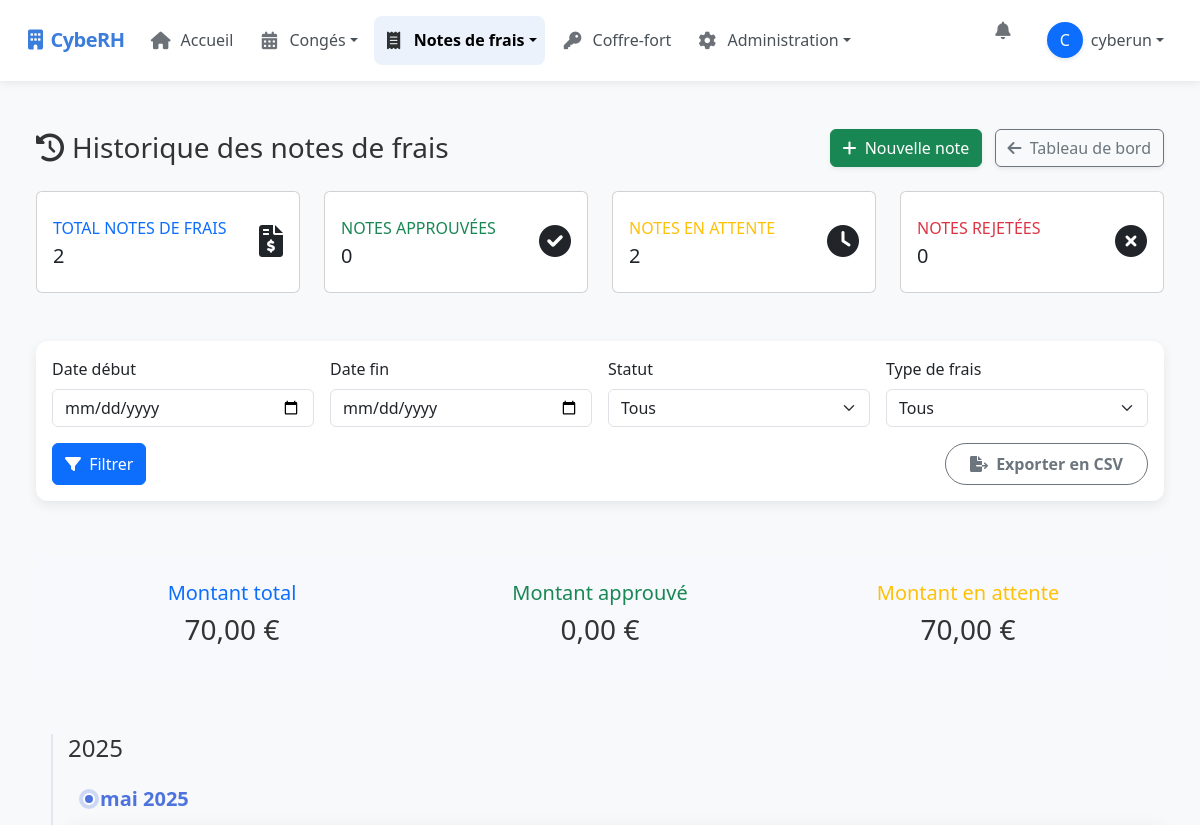
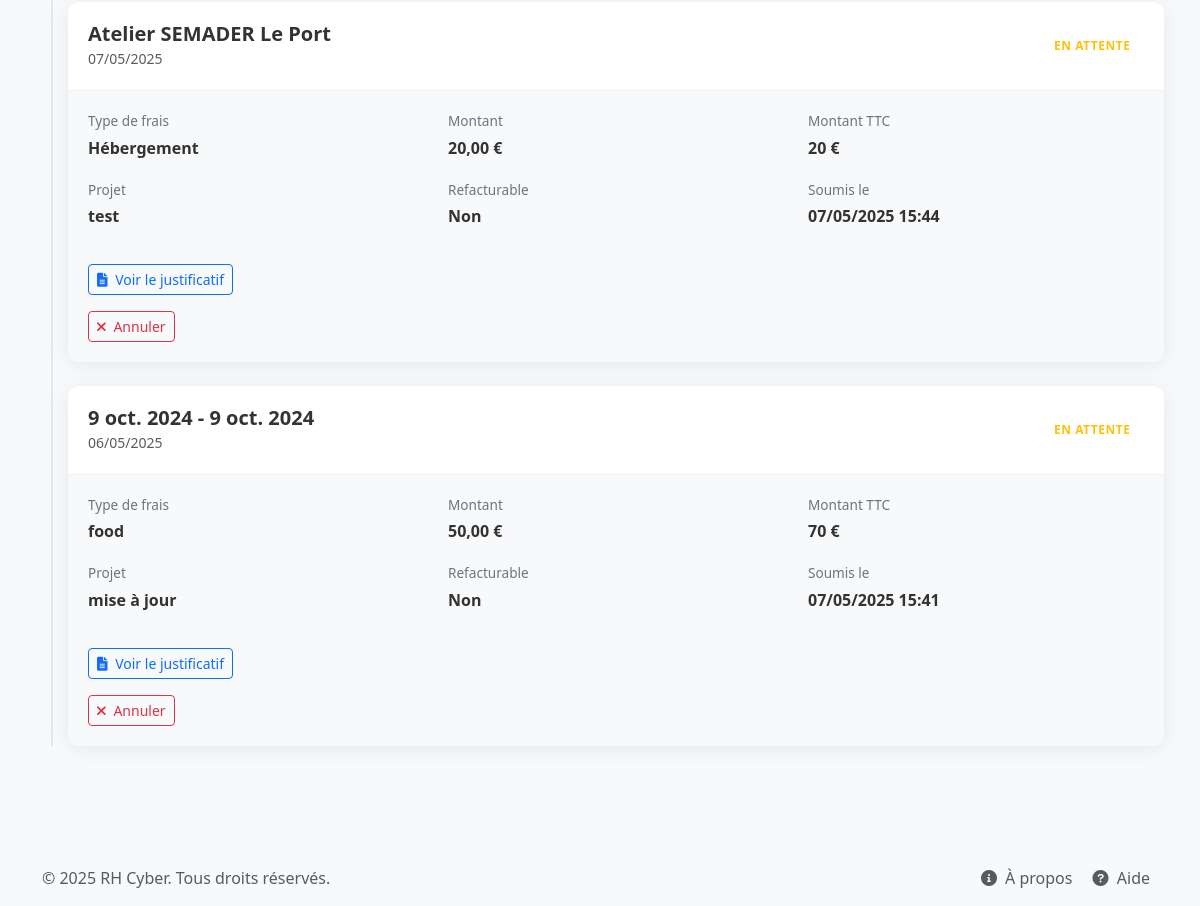
Page /expense-history/ (signed in) on the earlier database version (2 pictures, top to bottom).
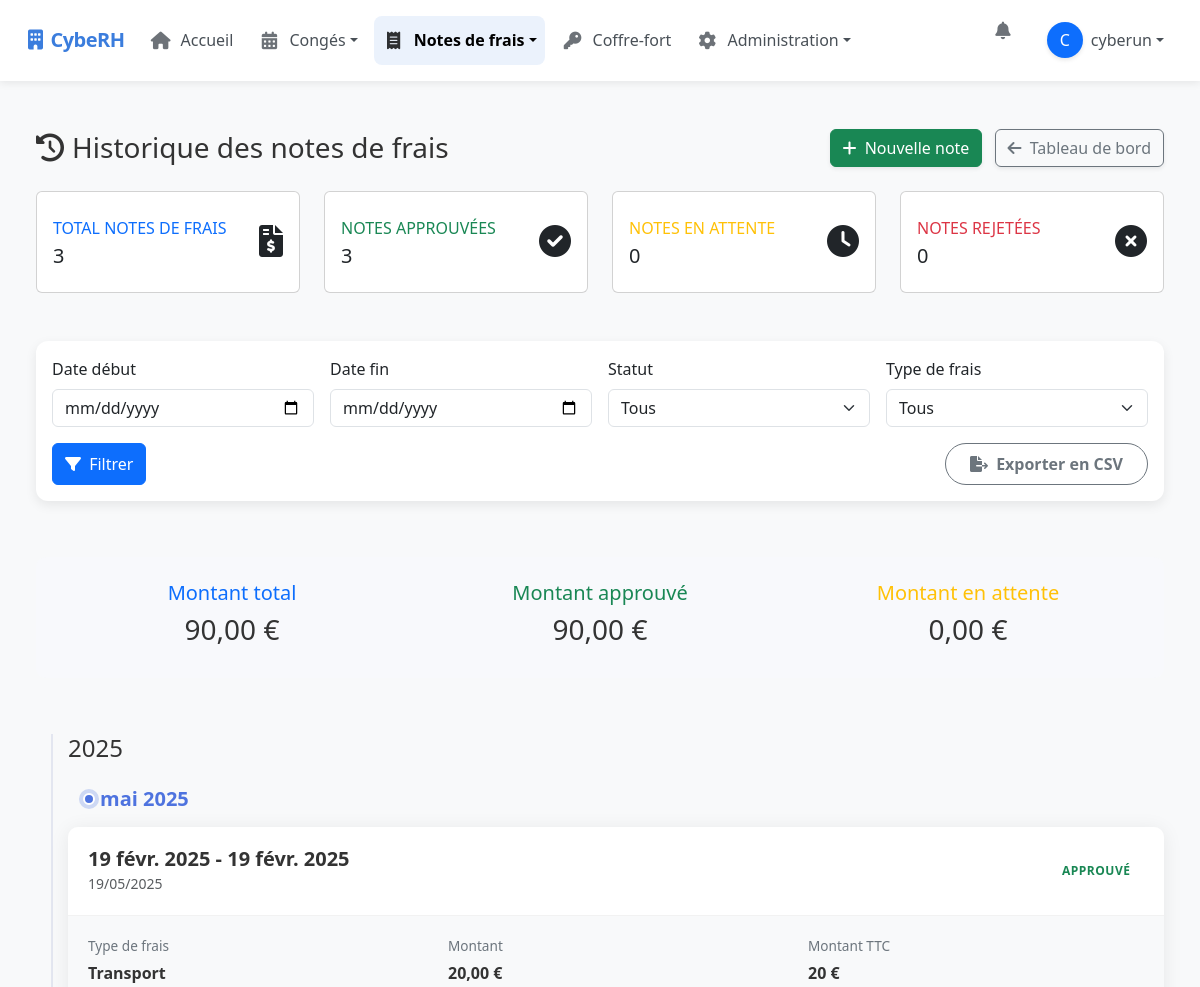
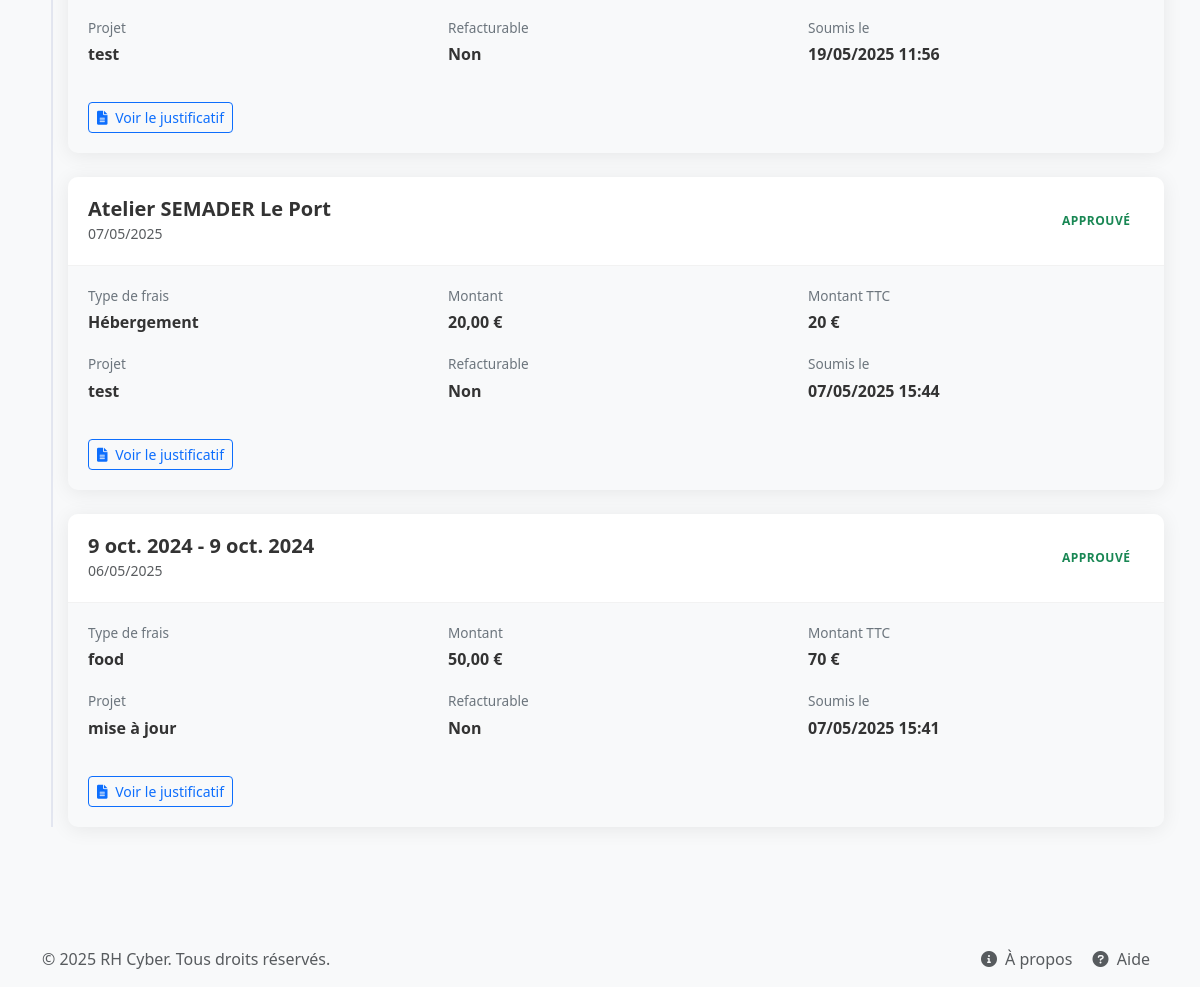
Same page on the later database version (2 pictures, top to bottom).
### rh_management/models.py (models this page shows, shortened)
class ExpenseReport(models.Model):
    STATUS_CHOICES = (
        ('pending', 'En attente'),
        ('approved', 'Approuvé'),
        ('rejected', 'Refusé')
    )
    EXPENSE_TYPE_CHOICES = (
        ('transport', 'Transport'),
        ('meal', 'Repas'),
        ('accommodation', 'Hébergement'),
        ('supplies', 'Fournitures'),
        ('communication', 'Communication'),
        ('representation', 'Frais de représentation'),
        ('other', 'Autre')
    )
    user = models.ForeignKey(User, on_delete=models.CASCADE, related_name='expense_reports')
    date = models.DateField()
    description = models.CharField(max_length=255)
    amount = models.DecimalField(max_digits=10, decimal_places=2)
    vat = models.DecimalField(max_digits=5, decimal_places=2, default=0)
    expense_type = models.CharField(max_length=20, choices=EXPENSE_TYPE_CHOICES, default='other')
    project = models.CharField(max_length=100, blank=True, null=True)  # Rendu optionnel
    location = models.CharField(max_length=100, blank=True, null=True)  # Rendu optionnel
    receipt = models.FileField(upload_to='expense_receipts/', blank=True, null=True)  # Pour le champ du formulaire
    attachment = models.FileField(upload_to='expense_attachments/', blank=True, null=True)  # Rendu optionnel
    status = models.CharField(max_length=10, choices=STATUS_CHOICES, default='pending')
    created_at = models.DateTimeField(auto_now_add=True)
    updated_at = models.DateTimeField(auto_now=True)
    refacturable = models.BooleanField(default=False)
    comment = models.TextField(blank=True, null=True)  # Pour les commentaires d'approbation/rejet
    class Meta:
        ordering = ['-created_at']

### rh_management/views/expense_views.py (the view)
# urls.py: path("expense-history/", expense_history, name="expense_history"),  # Historique des notes de frais
@login_required
def expense_history(request):
    status = request.GET.get('status', '')
    expense_type = request.GET.get('expense_type', '')
    start_date = request.GET.get('start_date', '')
    end_date = request.GET.get('end_date', '')
    sort_by = request.GET.get('sort_by', '-date')  # Par défaut, tri par date décroissante
    queryset = ExpenseReport.objects.filter(user=request.user)
    if status:
        queryset = queryset.filter(status=status)
    if expense_type:
        queryset = queryset.filter(expense_type=expense_type)
    if start_date:
        queryset = queryset.filter(date__gte=start_date)
    if end_date:
        queryset = queryset.filter(date__lte=end_date)
    queryset = queryset.order_by(sort_by)
    query_params = []
    if status:
        query_params.append(f'status={status}')
    if expense_type:
        query_params.append(f'expense_type={expense_type}')
    if start_date:
        query_params.append(f'start_date={start_date}')
    if end_date:
        query_params.append(f'end_date={end_date}')
    if sort_by != '-date':
        query_params.append(f'sort_by={sort_by}')
    query_string = '&'.join(query_params)
    stats = {
        'total_count': queryset.count(),
        'pending_count': queryset.filter(status='pending').count(),
        'approved_count': queryset.filter(status='approved').count(),
        'rejected_count': queryset.filter(status='rejected').count(),
        'total_amount': queryset.aggregate(Sum('amount'))['amount__sum'] or 0,
        'pending_amount': queryset.filter(status='pending').aggregate(Sum('amount'))['amount__sum'] or 0,
        'approved_amount': queryset.filter(status='approved').aggregate(Sum('amount'))['amount__sum'] or 0,
    }
    paginator = Paginator(queryset, 10)  # 10 items par page
    page_number = request.GET.get('page', 1)
    expenses = paginator.get_page(page_number)
    context = {
        'expenses': expenses,
        'stats': stats,
        'filters': {
            'status': status,
            'expense_type': expense_type,
            'start_date': start_date,
            'end_date': end_date,
            'sort_by': sort_by,
            'query_string': query_string
        }
    }
    return render(request, 'rh_management/expense_history.html', context)

### templates/rh_management/expense_history.html (shortened to what the changed rows need)
{% extends "base.html" %}
{% load custom_filters %}
{% block content %}
<div class="container-fluid py-4">
    <div class="d-sm-flex align-items-center justify-content-between mb-4">
        <h1 class="h3 mb-0 text-gray-800"><i class="fas fa-history me-2"></i>Historique des notes de frais</h1>
    </div>
    <div class="row mb-4">
        <div class="col-xl-3 col-md-6 mb-4">
            <div class="stats-card card border-left-primary h-100 py-2">
                <div class="card-body">
                    <div class="row no-gutters align-items-center">
                        <div class="col mr-2">
                            <div class="text-xs font-weight-bold text-primary text-uppercase mb-1">
                                Total notes de frais</div>
                            <div class="h5 mb-0 font-weight-bold text-gray-800">{{ stats.total_count }}</div>
                        </div>
                    </div>
                </div>
            </div>
        </div>
        <div class="col-xl-3 col-md-6 mb-4">
            <div class="stats-card card border-left-success h-100 py-2">
                <div class="card-body">
                    <div class="row no-gutters align-items-center">
                        <div class="col mr-2">
                            <div class="text-xs font-weight-bold text-success text-uppercase mb-1">
                                Notes approuvées</div>
                            <div class="h5 mb-0 font-weight-bold text-gray-800">{{ stats.approved_count }}</div>
                        </div>
                    </div>
                </div>
            </div>
        </div>
        <div class="col-xl-3 col-md-6 mb-4">
            <div class="stats-card card border-left-warning h-100 py-2">
                <div class="card-body">
                    <div class="row no-gutters align-items-center">
                        <div class="col mr-2">
                            <div class="text-xs font-weight-bold text-warning text-uppercase mb-1">
                                Notes en attente</div>
                            <div class="h5 mb-0 font-weight-bold text-gray-800">{{ stats.pending_count }}</div>
                        </div>
                    </div>
                </div>
            </div>
        </div>
    </div>
    <div class="row mb-4">
        <div class="col-md-12">
            <div class="stats-summary">
                <div class="row">
                    <div class="col-md-4 text-center">
                        <h5 class="text-primary">Montant total</h5>
                        <h3 class="font-weight-bold">{{ stats.total_amount|floatformat:2 }} €</h3>
                    </div>
                    <div class="col-md-4 text-center">
                        <h5 class="text-success">Montant approuvé</h5>
                        <h3 class="font-weight-bold">{{ stats.approved_amount|floatformat:2 }} €</h3>
                    </div>
                    <div class="col-md-4 text-center">
                        <h5 class="text-warning">Montant en attente</h5>
                        <h3 class="font-weight-bold">{{ stats.pending_amount|floatformat:2 }} €</h3>
                    </div>
                </div>
            </div>
        </div>
    </div>
    {% if expenses %}
    <div class="timeline-container">
        {% regroup expenses by date.year as expenses_by_year %}
        {% for year_group in expenses_by_year %}
            <h4 class="year-divider mb-4">{{ year_group.grouper }}</h4>
            {% regroup year_group.list by date|date:"F Y" as expenses_by_month %}
            {% for month_group in expenses_by_month %}
                <h5 class="month-divider mb-3">{{ month_group.grouper }}</h5>
                {% for expense in month_group.list %}
                <div class="expense-card">
                    <div class="card-header">
                        <div>
                            <h5 class="mb-0 fw-bold">{{ expense.description }}</h5>
                            <small class="text-muted">{{ expense.date|date:"d/m/Y" }}</small>
                        </div>
                        <span class="status-badge bg-{% if expense.status == 'pending' %}warning{% elif expense.status == 'approved' %}success{% elif expense.status == 'rejected' %}danger{% endif %}-light text-{% if expense.status == 'pending' %}warning{% elif expense.status == 'approved' %}success{% elif expense.status == 'rejected' %}danger{% endif %}">
                            {% if expense.status == 'pending' %}En attente
                            {% elif expense.status == 'approved' %}Approuvé
                            {% elif expense.status == 'rejected' %}Rejeté{% endif %}
                        </span>
                    </div>
                    <div class="card-body">
                        <div class="row">
                            <div class="col-md-4">
                                <div class="expense-details">
                                    <div class="detail-label">Type de frais</div>
                                    <div class="detail-value">{{ expense.get_expense_type_display }}</div>
                                </div>
                            </div>
                            <div class="col-md-4">
                                <div class="expense-details">
                                    <div class="detail-label">Montant</div>
                                    <div class="detail-value">{{ expense.amount }} €</div>
                                </div>
                            </div>
                            <div class="col-md-4">
                                <div class="expense-details">
                                    <div class="detail-label">Montant TTC</div>
                                    <div class="detail-value">{{ expense.amount|add:expense.vat }} €</div>
                                </div>
                            </div>
                        </div>
                        <div class="row">
                            <div class="col-md-4">
                                <div class="expense-details">
                                    <div class="detail-label">Projet</div>
                                    <div class="detail-value">{{ expense.project|default:"Non spécifié" }}</div>
                                </div>
                            </div>
                            <div class="col-md-4">
                                <div class="expense-details">
                                    <div class="detail-label">Refacturable</div>
                                    <div class="detail-value">{% if expense.refacturable %}Oui{% else %}Non{% endif %}</div>
                                </div>
                            </div>
                            <div class="col-md-4">
                                <div class="expense-details">
                                    <div class="detail-label">Soumis le</div>
                                    <div class="detail-value">{{ expense.created_at|date:"d/m/Y H:i" }}</div>
                                </div>
                            </div>
                        </div>
                        {% if expense.receipt %}
                        <div class="mt-3">
                            <a href="{{ expense.receipt.url }}" class="btn btn-sm btn-outline-primary" target="_blank">
                                <i class="fas fa-file-alt me-1"></i> Voir le justificatif
                            </a>
                        </div>
                        {% endif %}
                        {% if expense.status == 'pending' %}
                        <div class="mt-3 d-flex gap-2">
                            <a href="{% url 'cancel_expense' expense.id %}" class="btn btn-sm btn-outline-danger" onclick="return confirm('Êtes-vous sûr de vouloir annuler cette note de frais?');">
                                <i class="fas fa-times me-1"></i> Annuler
                            </a>
                        </div>
                        {% endif %}
                    </div>
                </div>
                {% endfor %}
            {% endfor %}
        {% endfor %}
    </div>
    {% endif %}
</div>
{% endblock %}

Differences in the rows shown:
added ExpenseReport: description "19 févr. 2025 - 19 févr. 2025", date "19/05/2025", status "APPROUVÉ", expense_type "Transport", amount "20,00", amount|add "20", project "test", refacturable "Non", created_at "19/05/2025 11:56"
changed ExpenseReport "Atelier SEMADER Le Port": status "pending" → "approved" (drawn)
changed ExpenseReport "9 oct. 2024 - 9 oct. 2024": status "pending" → "approved" (drawn)
Other differences:
{{ stats.total_count }}: "2" → "3"
{{ stats.approved_count }}: "0" → "3"
{{ stats.pending_count }}: "2" → "0"
{{ stats.total_amount|floatformat:2 }}: "70,00" → "90,00"
{{ stats.approved_amount|floatformat:2 }}: "0,00" → "90,00"
{{ stats.pending_amount|floatformat:2 }}: "70,00" → "0,00"
list line gone: "EN ATTENTE Annuler"
new list line: "APPROUVÉ"
